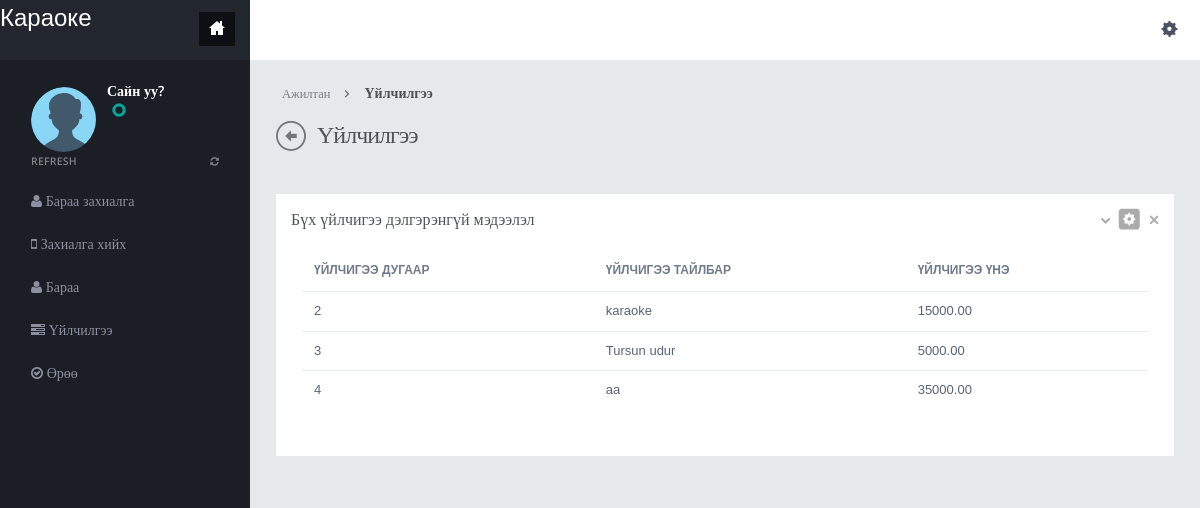
The app's page /service.php with its own data.
### tables this page shows
CREATE TABLE `service` (
  `ServiceID` int(11) NOT NULL,
  `Description` text DEFAULT NULL,
  `Price` decimal(10,2) DEFAULT NULL
);

### service.php (the view, shortened to what this page needs)
<?php
include("dbconnection.php");
?>
<!DOCTYPE html>
<html>
<head>
<link href="assets/plugins/pace/pace-theme-flash.css" rel="stylesheet" type="text/css" media="screen"/>
<link href="assets/plugins/bootstrap-wysihtml5/bootstrap-wysihtml5.css" rel="stylesheet" type="text/css"/>
<link href="assets/plugins/boostrapv3/css/bootstrap.min.css" rel="stylesheet" type="text/css"/>
<link href="assets/plugins/boostrapv3/css/bootstrap-theme.min.css" rel="stylesheet" type="text/css"/>
<link href="assets/plugins/font-awesome/css/font-awesome.css" rel="stylesheet" type="text/css"/>
<link href="assets/css/animate.min.css" rel="stylesheet" type="text/css"/>
<link href="assets/plugins/jquery-scrollbar/jquery.scrollbar.css" rel="stylesheet" type="text/css"/>
<link href="assets/css/style.css" rel="stylesheet" type="text/css"/>
<link href="assets/css/responsive.css" rel="stylesheet" type="text/css"/>
<link href="assets/css/custom-icon-set.css" rel="stylesheet" type="text/css"/>
</head>
<body class="">
<?php include("header.php");?>
<div class="page-container row">
  <?php include("leftbar.php");?>
    </div>
  </div>
  <div class="page-content">
    <div class="content">
      <ul class="breadcrumb">
        <li>
          <p>Ажилтан</p>
        </li>
        <li><a href="#" class="active">Үйлчилгээ</a></li>
      </ul>
      <div class="page-title"> <i class="icon-custom-left"></i>
        <h3>Үйлчилгээ</h3>
      </div>
      <br>
      <div class="row">
                    <div class="col-md-12">
                        <div class="row">
                            <div class="col-md-12">
                                <div class="grid simple ">
                                    <div class="grid-title no-border">
                                        	<h4>Бүх үйлчигээ дэлгэрэнгүй мэдээлэл</h4>
                                        <div class="tools">	<a href="javascript:;" class="collapse"></a>
											<a href="service-regist.php"  class="config"></a>
											<a href="javascript:;" class="remove"></a>
                                        </div>
                                    </div>
                                    <div class="grid-body no-border">
                                            <table class="table table-hover no-more-tables">
                                                <thead>
                                                    <tr>
                                                        <th>үйлчигээ дугаар</th>
                                                        <th>үйлчигээ тайлбар</th>
                                                        <th>үйлчигээ үнэ</th>
                                                    </tr>
                                                </thead>
                                                <tbody>
                                                <?php $ret=mysqli_query($con,"select * from service");
												while($row=mysqli_fetch_array($ret))
												{
												?>
                                                    <tr>
                                                        <td><?php echo $row['ServiceID'];?></td>
                                                        <td><?php echo $row['Description'];?></td>
                                                        <td><?php echo $row['Price'];?></td>
                                                    </tr>
                                                    <?php  } ?>
                                                </tbody>
                                            </table>
                                    </div>
                                </div>
                            </div>
                        </div>
                    </div>
					</div>
                </div>
            </div>
</div>
</body>
</html>

### assets/css/responsive.css (style rules this page uses)
@media (min-width: 980px) { .page-content { margin-left: 250px; min-height: 100%; } }

### records on screen
service: ServiceID "2", Description "karaoke", Price "15000.00"
service: ServiceID "3", Description "Tursun udur", Price "5000.00"
service: ServiceID "4", Description "aa", Price "35000.00"
